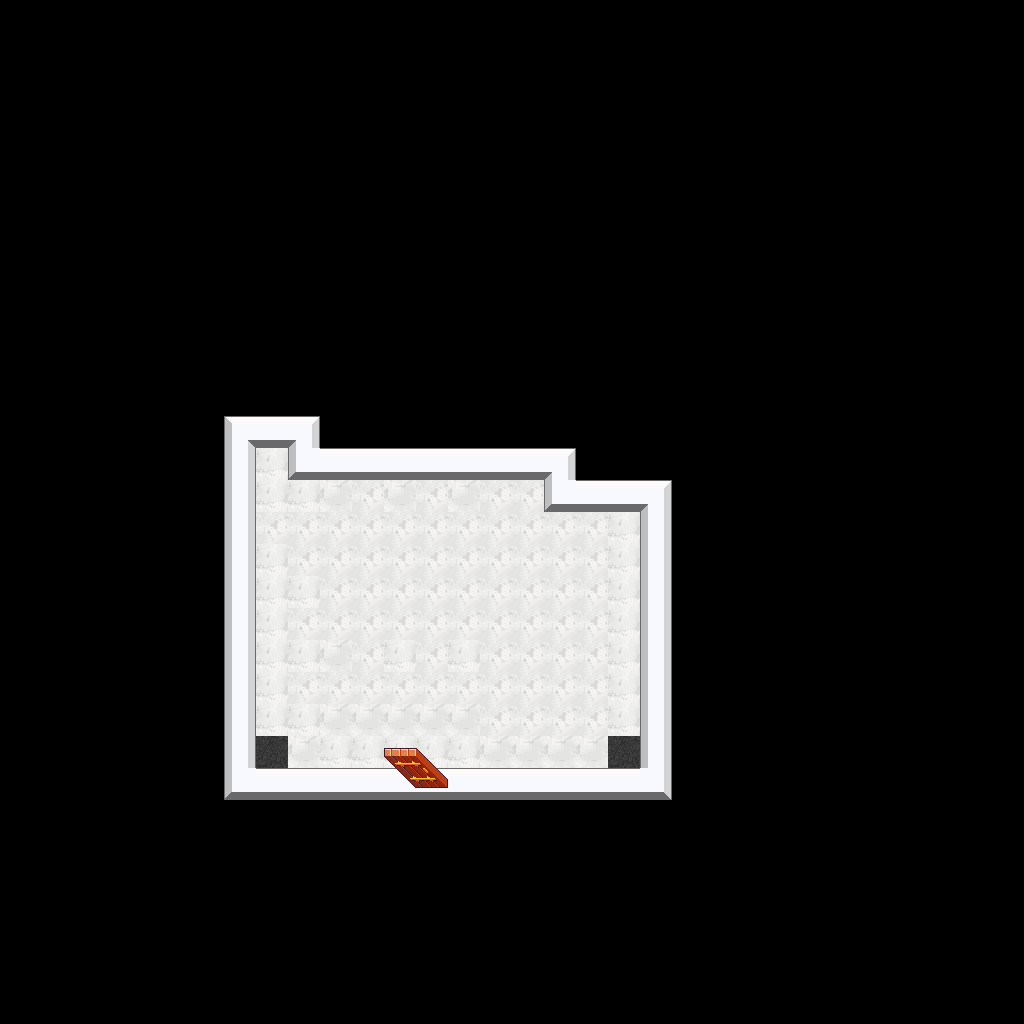

Rendered tile map (Tiled .tmx) drawn with the repository's tilesets; below, a short description and the map source with its tile grids summarised:
An orthogonal 32x32 tile map with 32x32 px tiles, 7 tile layers (FloorMask, Floor, WallMask, Walls, ...), 5 tilesets and 10 objects (4x PlayerSpawn, 3x Door, NPC, EncounterTrigger, OutfitChest).

<map version="1.10" tiledversion="1.11.2" orientation="orthogonal" renderorder="right-down" width="32" height="32" tilewidth="32" tileheight="32" infinite="0" nextlayerid="12" nextobjectid="21">
 <properties>
  <property name="allowLargeMap" type="bool" value="true" />
  <property name="zoneId" value="scotus_1_lobby" />
 </properties>
 <tileset firstgid="1" source="../../tilesets/scotus_floors.tsx" />
 <tileset firstgid="33" source="../../tilesets/scotus_structures.tsx" />
 <tileset firstgid="81" source="../../tilesets/scotus_decor.tsx" />
 <tileset firstgid="97" source="../../tilesets/collision.tsx" />
 <tileset firstgid="129" source="../../tilesets/megabob.tsx" />
 <layer id="11" name="FloorMask" width="32" height="32">
  <data>[1024 cells, 76 non-empty, 1 distinct tile ids]</data>
 </layer>
 <layer id="1" name="Floor" width="32" height="32">
  <data>[1024 cells, 146 non-empty, 4 distinct tile ids]</data>
 </layer>
 <layer id="10" name="WallMask" width="32" height="32">
  <data>[1024 cells, 48 non-empty, 1 distinct tile ids]</data>
 </layer>
 <layer id="2" name="Walls" width="32" height="32">
  <data>[1024 cells, 48 non-empty, 6 distinct tile ids]</data>
 </layer>
 <layer id="3" name="Trim" width="32" height="32">
  <data>[1024 cells, 0 non-empty, 0 distinct tile ids]</data>
 </layer>
 <layer id="4" name="Overlays" width="32" height="32">
  <data>[1024 cells, 6 non-empty, 5 distinct tile ids]</data>
 </layer>
 <layer id="5" name="Collision" width="32" height="32" opacity="0">
  <properties>
   <property name="isCollision" type="bool" value="true" />
  </properties>
  <data>[1024 cells, 48 non-empty, 1 distinct tile ids]</data>
 </layer>
 <objectgroup id="6" name="Entities">
  <object id="10" name="npc_clerk" type="NPC" x="288" y="512" width="32" height="32">
   <properties>
    <property name="characterId" value="npc.clerk_01" />
    <property name="facing" value="down" />
    <property name="name" value="Court Clerk" />
    <property name="storyKnot" value="court_clerk_intro" />
   </properties>
  </object>
  <object id="11" name="encounter_civpro" type="EncounterTrigger" x="544" y="544" width="32" height="32">
   <properties>
    <property name="count" type="int" value="3" />
    <property name="deckTag" value="civpro" />
    <property name="encounterId" value="civpro_lobby" />
    <property name="once" type="bool" value="true" />
    <property name="rewardId" value="civpro_suit" />
   </properties>
  </object>
  <object id="12" name="chest_starter" type="OutfitChest" x="608" y="672" width="32" height="32">
   <properties>
    <property name="outfitId" value="civpro_suit" />
   </properties>
  </object>
 </objectgroup>
 <objectgroup id="7" name="Portals">
  <object id="14" name="door_exterior" type="Door" x="416" y="768" width="32" height="32">
   <properties>
    <property name="targetMap" value="scotus_exterior" />
    <property name="targetSpawnId" value="from_lobby" />
   </properties>
  </object>
  <object id="15" name="stairs_basement" type="Door" x="256" y="736" width="32" height="32">
   <properties>
    <property name="targetMap" value="scotus_0_basement" />
    <property name="targetSpawnId" value="from_1" />
   </properties>
  </object>
  <object id="16" name="stairs_second" type="Door" x="608" y="736" width="32" height="32">
   <properties>
    <property name="targetMap" value="scotus_2_second" />
    <property name="targetSpawnId" value="from_1" />
   </properties>
  </object>
 </objectgroup>
 <objectgroup id="8" name="Spawns">
  <object id="17" name="default" type="PlayerSpawn" x="416" y="640" width="32" height="32">
   <properties>
    <property name="spawnId" value="default" />
   </properties>
  </object>
  <object id="18" name="from_exterior" type="PlayerSpawn" x="416" y="736" width="32" height="32">
   <properties>
    <property name="spawnId" value="from_exterior" />
   </properties>
  </object>
  <object id="19" name="from_basement" type="PlayerSpawn" x="288" y="704" width="32" height="32">
   <properties>
    <property name="spawnId" value="from_basement" />
   </properties>
  </object>
  <object id="20" name="from_second" type="PlayerSpawn" x="576" y="704" width="32" height="32">
   <properties>
    <property name="spawnId" value="from_second" />
   </properties>
  </object>
 </objectgroup>
</map>
